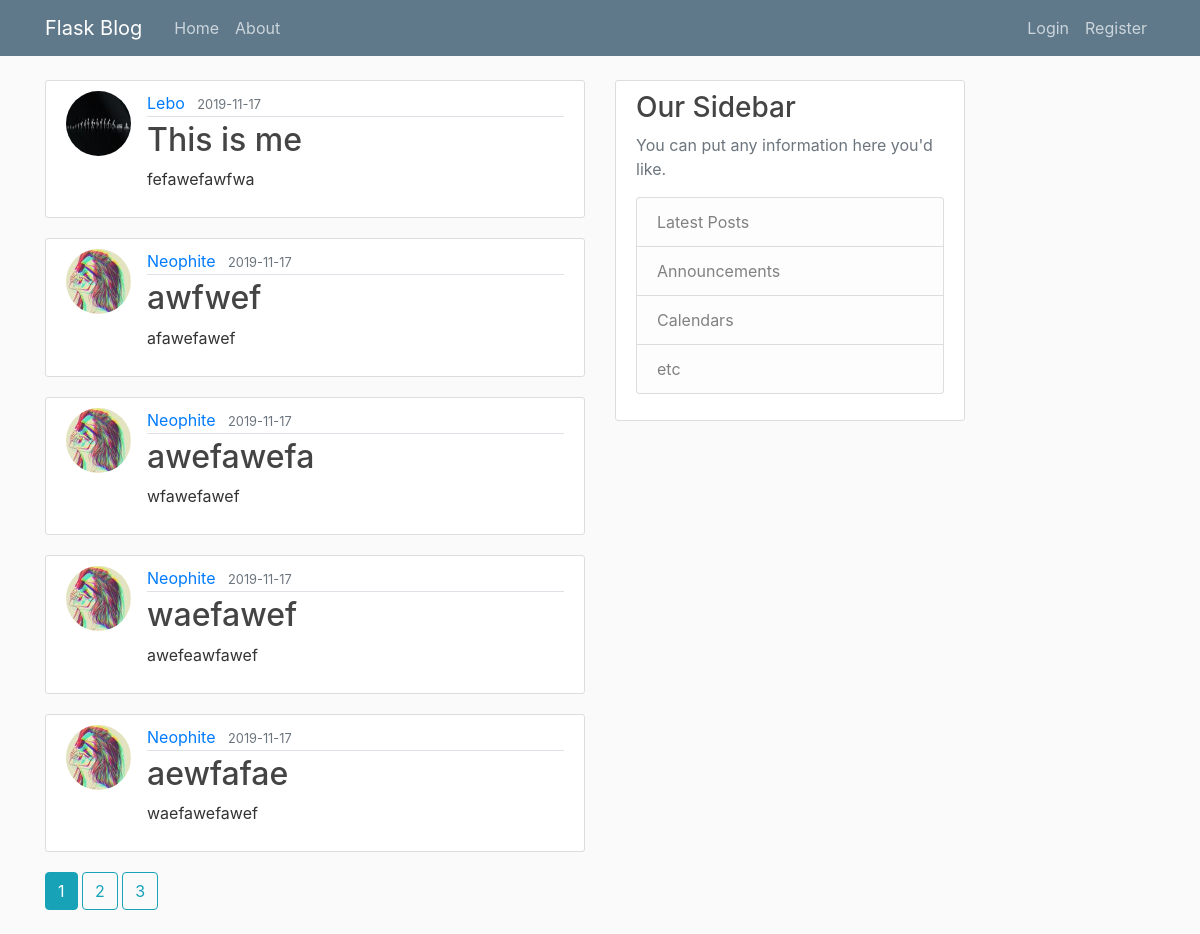
The page /home on the database its author committed.
### flaskblog/models.py (models this page shows, shortened)
class Post(db.Model):
    id = db.Column(db.Integer, primary_key=True)
    title = db.Column(db.String(100), nullable=False)
    date_posted = db.Column(db.DateTime, nullable=False, default=datetime.utcnow)
    content = db.Column(db.Text, nullable=False)
    user_id = db.Column(db.Integer, db.ForeignKey('user.id'), nullable=False)

class User(db.Model, UserMixin):
    id = db.Column(db.Integer, primary_key=True)
    username = db.Column(db.String(20), unique=True, nullable=False)
    email = db.Column(db.String(120), unique=True, nullable=False)
    image_file = db.Column(db.String(20), nullable=False, default='default.jpg')
    password = db.Column(db.String(60), nullable=False)
    posts = db.relationship('Post', backref='author', lazy=True)

### flaskblog/routes.py (the view)
@app.route("/")
@app.route("/home")
def home():
    page = request.args.get('page', 1, type=int)
    posts = Post.query.order_by(Post.date_posted.desc()).paginate(per_page=5, page=page)
    return render_template('home.html', posts=posts) # This is used to render the html so it can be displayed on the browser.

### flaskblog/templates/home.html
{% extends "layout.html" %}
{% block content %}
    {% for post in posts.items %}
    <article class="media content-section">
        <img class="article-img rounded-circle" src="{{ url_for('static', filename='profile_pics/' + post.author.image_file) }}" alt="Profile Pic">
            <div class="media-body">
              <div class="article-metadata border-bottom">
                <a class="mr-2" href="{{ url_for('user_posts', username=post.author.username) }}">{{ post.author.username }}</a>
                <small class="text-muted">{{ post.date_posted.strftime('%Y-%m-%d') }}</small>
              </div>
              <h2><a class="article-title" href="{{ url_for('post', post_id=post.id) }}">{{ post.title }}</a></h2>
              <p class="article-content">{{ post.content }}</p>
            </div>
          </article>
    {% endfor %}
    {% for page_num in posts.iter_pages(left_edge=1, right_edge=1, left_current=1, right_current=2) %}
    {% if page_num %}
          {% if posts.page == page_num %}
          <a class='btn btn-info mb-4' href="{{ url_for('home', page=page_num) }}">{{ page_num }}</a>
          {% else %}
          <a class='btn btn-outline-info mb-4' href="{{ url_for('home', page=page_num) }}">{{ page_num }}</a>
          {% endif %}
    {% else %}
          ...
    {% endif %}
    {% endfor %}
{% endblock content %}

### flaskblog/templates/layout.html (shortened to what this page needs)
<!doctype html>
<html lang="en">
<head>
    <link rel="stylesheet" href="{{ url_for('static', filename='css/bootstrap.css')}}">
    <link rel='stylesheet' href='{{ url_for("static", filename="css/main.css") }}'>
</head>
<body>
      <header class="site-header">
        <nav class="navbar d-print navbar-expand-md navbar-dark bg-steel fixed-top">
          <div class="container">
            <a class="navbar-brand mr-4" href="/">Flask Blog</a>
            <div class="collapse navbar-collapse" id="navbarToggle">
              <div class="navbar-nav mr-auto">
                <a class="nav-item nav-link" href="{{ url_for('home') }}">Home</a>
                <a class="nav-item nav-link" href="{{ url_for('about') }}">About</a>
            </div>
            <div class="navbar-nav">
                {% if current_user.is_authenticated %}
                    <a class="nav-item nav-link" href="{{ url_for('new_post') }}">New Post</a>
                    <a class="nav-item nav-link" href="{{ url_for('account') }}">Account</a>
                    <a class="nav-item nav-link" href="{{ url_for('logout') }}">Logout</a>
                {% else %}
                    <a class="nav-item nav-link" href="{{ url_for('login') }}">Login</a>
                    <a class="nav-item nav-link" href="{{ url_for('register') }}">Register</a>
                {% endif %}
              </div>
            </div>
          </div>
        </nav>
      </header>
      <main role="main" class="container">
            <div class="row">
              <div class="col-md-6">
                {% block content %}{% endblock %}
              </div>
              <div class="col-md-4">
                <div class="content-section">
                  <h3>Our Sidebar</h3>
                  <p class='text-muted'>You can put any information here you'd like.
                    <ul class="list-group">
                      <li class="list-group-item list-group-item-light">Latest Posts</li>
                      <li class="list-group-item list-group-item-light">Announcements</li>
                      <li class="list-group-item list-group-item-light">Calendars</li>
                      <li class="list-group-item list-group-item-light">etc</li>
                    </ul>
                  </p>
                </div>
              </div>
            </div>
          </main>
</body>
</html>

### flaskblog/static/css/main.css (style rules this page uses)
body { background: #fafafa; color: #333333; margin-top: 5rem; }
h1, h2, h3, h4, h5, h6 { color: #444444; }
.bg-steel { background-color: #5f788a; }
.site-header .navbar-nav .nav-link { color: #cbd5db; }
.content-section { background: #ffffff; padding: 10px 20px; border: 1px solid #dddddd; border-radius: 3px; margin-bottom: 20px; }
.article-title { color: #444444; }
.article-content { white-space: pre-line; }
.article-img { height: 65px; width: 65px; margin-right: 16px; }
.article-metadata { padding-bottom: 1px; margin-bottom: 4px; border-bottom: 1px solid #e3e3e3 }

### rows shown on the page
Post: image_file (picture), author.username "Lebo", date_posted "2019-11-17", title "This is me", content "fefawefawfwa"
Post: image_file (picture), author.username "Neophite", date_posted "2019-11-17", title "awfwef", content "afawefawef"
Post: image_file (picture), author.username "Neophite", date_posted "2019-11-17", title "awefawefa", content "wfawefawef"
Post: image_file (picture), author.username "Neophite", date_posted "2019-11-17", title "waefawef", content "awefeawfawef"
Post: image_file (picture), author.username "Neophite", date_posted "2019-11-17", title "aewfafae", content "waefawefawef"

### other values the page prints
{{ page_num }} "1"
{{ page_num }} "2" "3"
